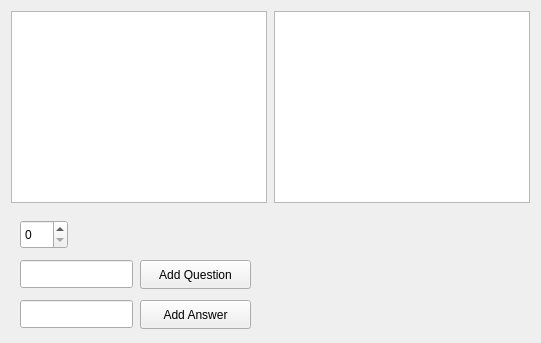
<?xml version="1.0" encoding="UTF-8"?>
<ui version="4.0">
 <class>QuestionsGUI</class>
 <widget class="QWidget" name="QuestionsGUI">
  <property name="geometry">
   <rect>
    <x>0</x>
    <y>0</y>
    <width>541</width>
    <height>343</height>
   </rect>
  </property>
  <property name="windowTitle">
   <string>QuestionsGUI</string>
  </property>
  <widget class="QListWidget" name="listWidget">
   <property name="geometry">
    <rect>
     <x>11</x>
     <y>11</y>
     <width>256</width>
     <height>192</height>
    </rect>
   </property>
  </widget>
  <widget class="QListWidget" name="listWidget_2">
   <property name="geometry">
    <rect>
     <x>274</x>
     <y>11</y>
     <width>256</width>
     <height>192</height>
    </rect>
   </property>
  </widget>
  <widget class="QLineEdit" name="lineEdit">
   <property name="geometry">
    <rect>
     <x>20</x>
     <y>260</y>
     <width>113</width>
     <height>28</height>
    </rect>
   </property>
  </widget>
  <widget class="QPushButton" name="pushButton">
   <property name="geometry">
    <rect>
     <x>140</x>
     <y>260</y>
     <width>111</width>
     <height>29</height>
    </rect>
   </property>
   <property name="text">
    <string>Add Question</string>
   </property>
  </widget>
  <widget class="QLineEdit" name="lineEdit_2">
   <property name="geometry">
    <rect>
     <x>20</x>
     <y>300</y>
     <width>113</width>
     <height>28</height>
    </rect>
   </property>
  </widget>
  <widget class="QPushButton" name="pushButton_2">
   <property name="geometry">
    <rect>
     <x>140</x>
     <y>300</y>
     <width>111</width>
     <height>29</height>
    </rect>
   </property>
   <property name="text">
    <string>Add Answer</string>
   </property>
  </widget>
  <widget class="QSpinBox" name="spinBox">
   <property name="geometry">
    <rect>
     <x>20</x>
     <y>220</y>
     <width>48</width>
     <height>29</height>
    </rect>
   </property>
  </widget>
 </widget>
 <resources/>
 <connections/>
</ui>
